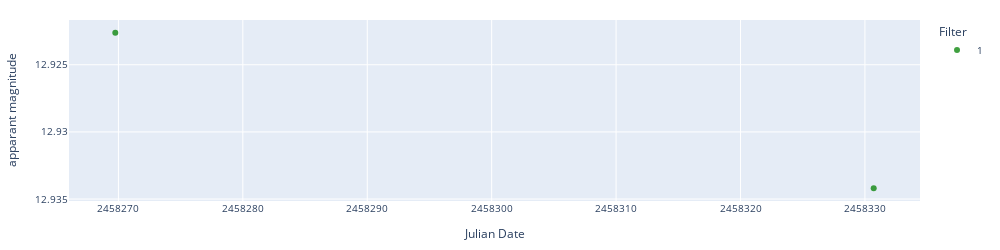
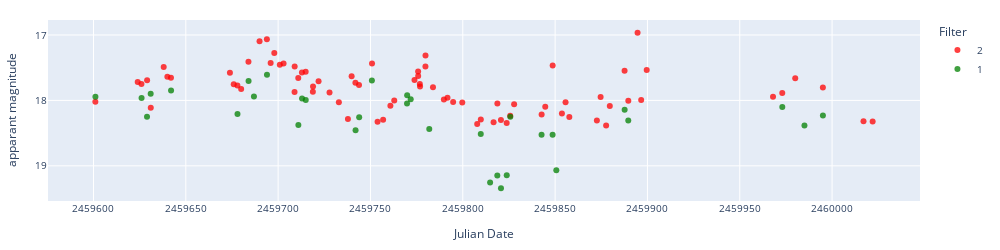
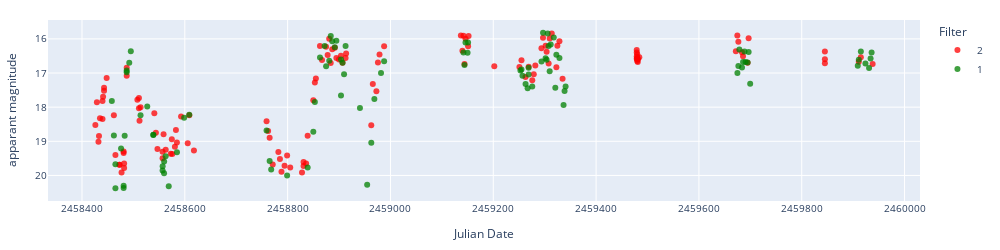
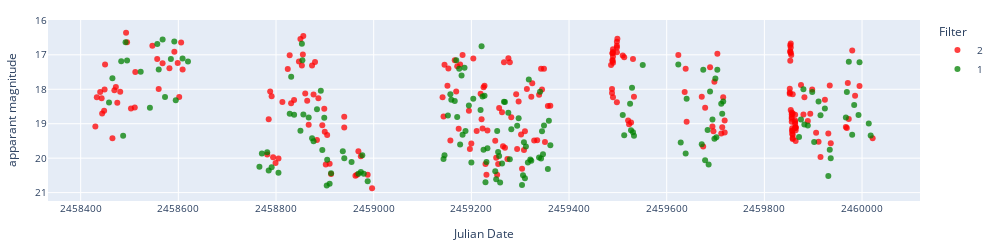

The notebook cell saved with these charts, in order:
### Markdown cell above
### Display light curves

### Code cell
date = '2023_03_24'
date2 = '2023_03_25'

object = 'ZTF18aakynpt'

# Apply errorbars
error = False

if error == True:
        errColalerce1 = 'sigmapsf'
        errColalerce2 = 'sigmapsf_corr_revised'
        errCollasair1 = 'sigmapsf'
        errCollasair2 = 'dc_sigmag'
else:
    errColalerce1 = None
    errColalerce2 = None
    errCollasair1 = None
    errCollasair2 = None

display_start = 20
display_end = 40

objlist = df_ZTF_CVs[df_ZTF_CVs['Type'].str.contains('DQ', na=False)]['Xmatch_obj'].iloc[display_start:display_end]
objtype = df_ZTF_CVs[df_ZTF_CVs['Type'].str.contains('DQ', na=False)]['Type'].iloc[display_start:display_end]
name = df_ZTF_CVs[df_ZTF_CVs['Type'].str.contains('DQ', na=False)]['Name'].iloc[display_start:display_end]
# class_list = ['N','NA','NB','NC','N+E','NA+E','NA+EA','NA+NL/VY','NA+UG','NA/AM+E','NA/DQ','NA/DQ+UG','NA/VY','NB',
#               'NB+E','NB+UG','NB/DQ+EA','NC+E','NC+EA+SR','NC+M','NC+SR','NR+E','NR']
# print(f'Number of objects: {df_ZTF_CVs[df_ZTF_CVs["Type"].isin(class_list)].shape[0]}')

# objlist = df_ZTF_CVs[df_ZTF_CVs['Type'].isin(class_list)]['Xmatch_obj'].iloc[display_start:display_end]
# objtype = df_ZTF_CVs[df_ZTF_CVs['Type'].isin(class_list)]['Type'].iloc[display_start:display_end]
# name = df_ZTF_CVs[df_ZTF_CVs['Type'].isin(class_list)]['Name'].iloc[display_start:display_end]
i=0
for object, type, name in zip(objlist, objtype, name):

    print(i, object, type, name)
    # Display difference magnitude light curve.
    # try:
    #     lc_alerce = pd.read_json(f'../lightcurves_dataset/alerce_{date}/{object}.json')
    #     lc_alerce_appmag = alerce_clean(lc_alerce, magerrlim=1)

    #     print('Alerce difference magnitude')
    #     display_lightcurve(lc_alerce,x='mjd',y='magpsf',errorCol=errColalerce1)
    #     print('Alerce apparent magnitude')
    #     display_lightcurve(lc_alerce_appmag,x='mjd',y='magpsf_corr',errorCol=errColalerce2)

    #     # Display lasair apparent magnitude light curves.
    #     lc_lasair = load_lasair_lc(object, path=f'../lightcurves_dataset/lasair_{date2}')
    #     lc_lasair_appmag = lasair_clean(lc_lasair, limit=25, magerrlim=1)

    #     print('Lasair apparent magnitude')
    #     display_lightcurve(lc_lasair_appmag,x='jd',y='dc_mag',errorCol=errCollasair2)
    #     i+=1
    # except:
    # Display lasair difference magnitude and apparent magnitude light curves.
    lc_lasair = load_lasair_lc(object, path=f'../lightcurves_dataset/lasair_{date2}')
    lc_lasair_appmag = lasair_clean(lc_lasair, limit=25, magerrlim=1)

    # print('Lasair difference magnitude')
    # display_lightcurve(lc_lasair,x='jd',y='magpsf',errorCol=errCollasair1)
    print('Lasair apparent magnitude')
    display_lightcurve(lc_lasair_appmag,x='jd',y='dc_mag',errorCol=errCollasair2)
    i+=1

### Figure 1 — Plotly figure (JSON) as saved in the notebook; plotly's stock layout.template omitted (floating-point values rounded to 4 significant figures)
{"data": [{"hovertemplate": "Filter=1<br>Julian Date=%{x}<br>apparant magnitude=%{y}<extra></extra>", "legendgroup": "1", "marker": {"color": "green", "opacity": 0.75, "symbol": "circle"}, "mode": "markers", "name": "1", "orientation": "v", "showlegend": true, "type": "scatter", "x": [2458000.0, 2458000.0], "xaxis": "x", "y": [12.92, 12.93], "yaxis": "y"}], "layout": {"font": {"size": 10}, "height": 250, "legend": {"title": {"text": "Filter"}, "tracegroupgap": 0}, "margin": {"b": 20, "l": 20, "r": 20, "t": 20}, "width": 1000, "xaxis": {"anchor": "y", "domain": [0, 1], "tickformat": "float", "title": {"text": "Julian Date"}}, "yaxis": {"anchor": "x", "autorange": "reversed", "domain": [0, 1], "title": {"text": "apparant magnitude"}}}}

### Figure 2 — Plotly figure (JSON) as saved in the notebook; plotly's stock layout.template omitted (floating-point values rounded to 4 significant figures)
{"data": [{"hovertemplate": "Filter=2<br>Julian Date=%{x}<br>apparant magnitude=%{y}<extra></extra>", "legendgroup": "2", "marker": {"color": "red", "opacity": 0.75, "symbol": "circle"}, "mode": "markers", "name": "2", "orientation": "v", "showlegend": true, "type": "scatter", "x": [2460000.0, 2460000.0, 2460000.0, 2460000.0, 2460000.0, 2460000.0, 2460000.0, 2460000.0, 2460000.0, 2460000.0, 2460000.0, 2460000.0, 2460000.0, 2460000.0, 2460000.0, 2460000.0, 2460000.0, 2460000.0, 2460000.0, 2460000.0, 2460000.0, 2460000.0, 2460000.0, 2460000.0, 2460000.0, 2460000.0, 2460000.0, 2460000.0, 2460000.0, 2460000.0, 2460000.0, 2460000.0, 2460000.0, 2460000.0, 2460000.0, 2460000.0, 2460000.0, 2460000.0, 2460000.0, 2460000.0, 2460000.0, 2460000.0, 2460000.0, 2460000.0, 2460000.0, 2460000.0, 2460000.0, 2460000.0, 2460000.0, 2460000.0, 2460000.0, 2460000.0, 2460000.0, 2460000.0, 2460000.0, 2460000.0, 2460000.0, 2460000.0, 2460000.0, 2460000.0, 2460000.0, 2460000.0, 2460000.0, 2460000.0, 2460000.0, 2460000.0, 2460000.0, 2460000.0, 2460000.0, 2460000.0, 2460000.0, 2460000.0, 2460000.0, 2460000.0, 2460000.0, 2460000.0, 2460000.0, 2460000.0, 2460000.0], "xaxis": "x", "y": [18.02, 17.72, 17.75, 17.69, 18.11, 17.49, 17.64, 17.65, 17.58, 17.75, 17.77, 17.82, 17.41, 17.1, 17.07, 17.43, 17.28, 17.46, 17.44, 17.87, 17.48, 17.66, 17.57, 17.56, 17.87, 17.79, 17.71, 17.88, 18.03, 18.28, 17.63, 17.73, 17.77, 17.43, 18.33, 18.29, 18.08, 18.0, 17.69, 17.56, 17.63, 17.75, 17.79, 17.48, 17.31, 17.8, 17.98, 17.96, 18.02, 18.03, 18.36, 18.29, 18.34, 18.05, 18.3, 18.34, 18.23, 18.06, 18.21, 18.1, 17.47, 18.2, 18.03, 18.25, 18.31, 17.95, 18.38, 18.08, 17.55, 18.0, 16.97, 17.99, 17.54, 17.94, 17.89, 17.66, 17.8, 18.32, 18.32], "yaxis": "y"}, {"hovertemplate": "Filter=1<br>Julian Date=%{x}<br>apparant magnitude=%{y}<extra></extra>", "legendgroup": "1", "marker": {"color": "green", "opacity": 0.75, "symbol": "circle"}, "mode": "markers", "name": "1", "orientation": "v", "showlegend": true, "type": "scatter", "x": [2460000.0, 2460000.0, 2460000.0, 2460000.0, 2460000.0, 2460000.0, 2460000.0, 2460000.0, 2460000.0, 2460000.0, 2460000.0, 2460000.0, 2460000.0, 2460000.0, 2460000.0, 2460000.0, 2460000.0, 2460000.0, 2460000.0, 2460000.0, 2460000.0, 2460000.0, 2460000.0, 2460000.0, 2460000.0, 2460000.0, 2460000.0, 2460000.0, 2460000.0, 2460000.0, 2460000.0, 2460000.0, 2460000.0], "xaxis": "x", "y": [17.94, 17.96, 18.25, 17.9, 17.85, 18.21, 17.7, 17.94, 17.61, 18.38, 17.97, 17.99, 18.45, 18.26, 17.7, 18.05, 17.92, 17.98, 18.44, 18.51, 19.25, 19.15, 19.34, 19.14, 18.25, 18.52, 18.52, 19.07, 18.14, 18.31, 18.1, 18.39, 18.23], "yaxis": "y"}], "layout": {"font": {"size": 10}, "height": 250, "legend": {"title": {"text": "Filter"}, "tracegroupgap": 0}, "margin": {"b": 20, "l": 20, "r": 20, "t": 20}, "width": 1000, "xaxis": {"anchor": "y", "domain": [0, 1], "tickformat": "float", "title": {"text": "Julian Date"}}, "yaxis": {"anchor": "x", "autorange": "reversed", "domain": [0, 1], "title": {"text": "apparant magnitude"}}}}

### Figure 3 — Plotly figure (JSON) as saved in the notebook; plotly's stock layout.template omitted (floating-point values rounded to 4 significant figures; data arrays with more than 128 entries replaced by an {"elided": "..."} marker saying what was removed)
{"data": [{"hovertemplate": "Filter=2<br>Julian Date=%{x}<br>apparant magnitude=%{y}<extra></extra>", "legendgroup": "2", "marker": {"color": "red", "opacity": 0.75, "symbol": "circle"}, "mode": "markers", "name": "2", "orientation": "v", "showlegend": true, "type": "scatter", "x": {"elided": "133 float values"}, "xaxis": "x", "y": {"elided": "133 float values"}, "yaxis": "y"}, {"hovertemplate": "Filter=1<br>Julian Date=%{x}<br>apparant magnitude=%{y}<extra></extra>", "legendgroup": "1", "marker": {"color": "green", "opacity": 0.75, "symbol": "circle"}, "mode": "markers", "name": "1", "orientation": "v", "showlegend": true, "type": "scatter", "x": [2458000.0, 2458000.0, 2458000.0, 2458000.0, 2458000.0, 2458000.0, 2458000.0, 2458000.0, 2458000.0, 2458000.0, 2458000.0, 2458000.0, 2459000.0, 2459000.0, 2459000.0, 2459000.0, 2459000.0, 2459000.0, 2459000.0, 2459000.0, 2459000.0, 2459000.0, 2459000.0, 2459000.0, 2459000.0, 2459000.0, 2459000.0, 2459000.0, 2459000.0, 2459000.0, 2459000.0, 2459000.0, 2459000.0, 2459000.0, 2459000.0, 2459000.0, 2459000.0, 2459000.0, 2459000.0, 2459000.0, 2459000.0, 2459000.0, 2459000.0, 2459000.0, 2459000.0, 2459000.0, 2459000.0, 2459000.0, 2459000.0, 2459000.0, 2459000.0, 2459000.0, 2459000.0, 2459000.0, 2459000.0, 2459000.0, 2459000.0, 2459000.0, 2459000.0, 2459000.0, 2459000.0, 2459000.0, 2459000.0, 2459000.0, 2459000.0, 2459000.0, 2459000.0, 2459000.0, 2459000.0, 2459000.0, 2459000.0, 2459000.0, 2459000.0, 2459000.0, 2459000.0, 2459000.0, 2459000.0, 2459000.0, 2459000.0, 2460000.0, 2460000.0, 2460000.0, 2460000.0, 2460000.0, 2460000.0, 2460000.0, 2460000.0, 2460000.0, 2460000.0, 2460000.0, 2460000.0, 2460000.0, 2460000.0, 2460000.0, 2460000.0, 2460000.0], "xaxis": "x", "y": [17.82, 18.83, 19.67, 20.37, 19.21, 20.37, 20.3, 18.83, 16.93, 16.98, 16.7, 16.36, 18.24, 17.98, 18.82, 18.81, 19.85, 19.73, 19.94, 19.59, 19.44, 20.32, 19.32, 18.31, 18.22, 18.69, 19.57, 19.82, 20.0, 19.77, 18.72, 17.85, 16.55, 16.21, 16.8, 16.64, 15.91, 16.07, 16.25, 16.06, 17.65, 16.61, 16.7, 17.04, 16.21, 18.02, 20.27, 19.04, 17.76, 17.0, 16.65, 16.4, 16.77, 16.1, 16.41, 16.11, 16.93, 16.9, 17.08, 17.32, 17.44, 17.05, 16.85, 17.39, 16.67, 15.82, 16.57, 16.61, 15.84, 16.21, 16.95, 16.17, 15.96, 17.43, 16.46, 16.56, 17.94, 17.53, 17.39, 17.0, 16.79, 16.31, 16.84, 16.68, 16.37, 16.67, 16.69, 16.39, 17.31, 16.79, 16.61, 16.37, 16.72, 16.85, 16.58, 16.4], "yaxis": "y"}], "layout": {"font": {"size": 10}, "height": 250, "legend": {"title": {"text": "Filter"}, "tracegroupgap": 0}, "margin": {"b": 20, "l": 20, "r": 20, "t": 20}, "width": 1000, "xaxis": {"anchor": "y", "domain": [0, 1], "tickformat": "float", "title": {"text": "Julian Date"}}, "yaxis": {"anchor": "x", "autorange": "reversed", "domain": [0, 1], "title": {"text": "apparant magnitude"}}}}

### Figure 4 — Plotly figure (JSON) as saved in the notebook; plotly's stock layout.template omitted (floating-point values rounded to 4 significant figures; data arrays with more than 128 entries replaced by an {"elided": "..."} marker saying what was removed)
{"data": [{"hovertemplate": "Filter=2<br>Julian Date=%{x}<br>apparant magnitude=%{y}<extra></extra>", "legendgroup": "2", "marker": {"color": "red", "opacity": 0.75, "symbol": "circle"}, "mode": "markers", "name": "2", "orientation": "v", "showlegend": true, "type": "scatter", "x": {"elided": "224 float values"}, "xaxis": "x", "y": {"elided": "224 float values"}, "yaxis": "y"}, {"hovertemplate": "Filter=1<br>Julian Date=%{x}<br>apparant magnitude=%{y}<extra></extra>", "legendgroup": "1", "marker": {"color": "green", "opacity": 0.75, "symbol": "circle"}, "mode": "markers", "name": "1", "orientation": "v", "showlegend": true, "type": "scatter", "x": {"elided": "154 float values"}, "xaxis": "x", "y": {"elided": "154 float values"}, "yaxis": "y"}], "layout": {"font": {"size": 10}, "height": 250, "legend": {"title": {"text": "Filter"}, "tracegroupgap": 0}, "margin": {"b": 20, "l": 20, "r": 20, "t": 20}, "width": 1000, "xaxis": {"anchor": "y", "domain": [0, 1], "tickformat": "float", "title": {"text": "Julian Date"}}, "yaxis": {"anchor": "x", "autorange": "reversed", "domain": [0, 1], "title": {"text": "apparant magnitude"}}}}
